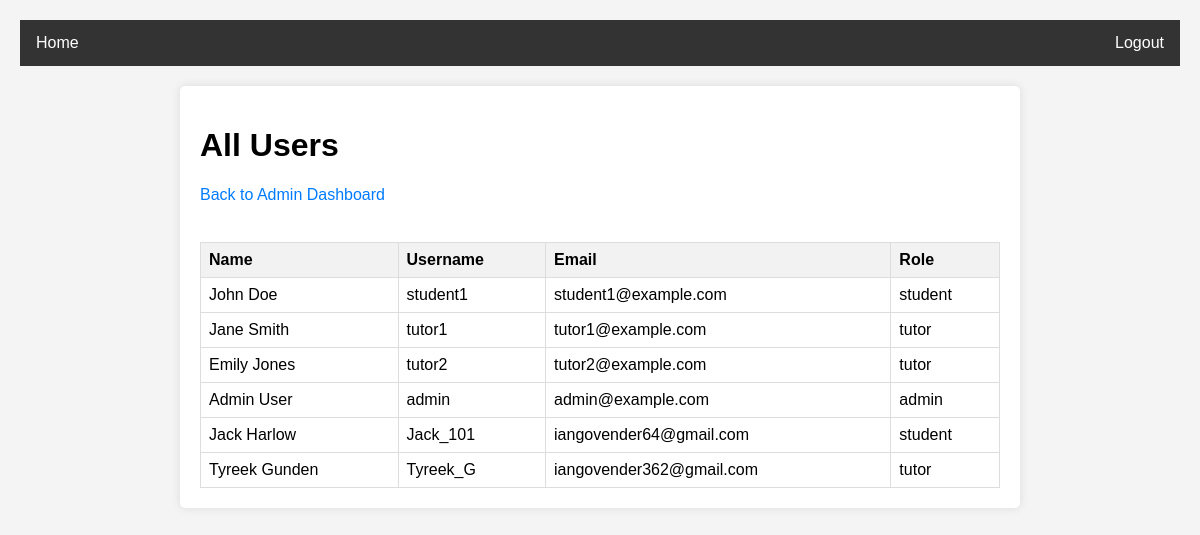
/view_all_users (signed in), run on the app's committed database.
### models.py (models this page shows)
class User(db.Model):
    __tablename__ = 'users'
    user_id = db.Column(db.Integer, primary_key=True)
    email = db.Column(db.String(120), unique=True, nullable=False)
    username = db.Column(db.String(80), unique=True, nullable=False)
    password = db.Column(db.String(120), nullable=False)
    role = db.Column(db.String(20), nullable=False)
    name = db.Column(db.String(80), nullable=False)
    surname = db.Column(db.String(80), nullable=False)

### app.py (the view)
@app.route('/view_all_users')
def view_all_users():
    if 'user_id' not in session or session['role'] != 'admin':
        flash('Please log in as an admin', 'error')
        return redirect(url_for('login'))
    users = User.query.all()
    return render_template('view_all_users.html', users=users)

### templates/view_all_users.html (shortened to what this page needs)
{% extends 'base.html' %}
{% block content %}
    <h1>All Users</h1>
    <a href="{{ url_for('admin_dashboard') }}" class="btn btn-secondary">Back to Admin Dashboard</a>
    <br><br>
    <table>
        <thead>
            <tr>
                <th>Name</th>
                <th>Username</th>
                <th>Email</th>
                <th>Role</th>
            </tr>
        </thead>
        <tbody>
            {% for user in users %}
                <tr>
                    <td>{{ user.name }} {{ user.surname }}</td>
                    <td>{{ user.username }}</td>
                    <td>{{ user.email }}</td>
                    <td>{{ user.role }}</td>
                </tr>
            {% endfor %}
        </tbody>
    </table>
{% endblock %}

### templates/base.html (style rules this page uses)
body { font-family: Arial, sans-serif; margin: 0; padding: 20px; background-color: #f4f4f4; }
table { width: 100%; border-collapse: collapse; margin-top: 20px; }
table, th, td { border: 1px solid #ddd; }
th, td { padding: 8px; text-align: left; }
th { background-color: #f2f2f2; }
a { color: #007bff; text-decoration: none; }

### data on the page
User: name "John", surname "Doe", username "student1", email "student1@example.com", role "student"
User: name "Jane", surname "Smith", username "tutor1", email "tutor1@example.com", role "tutor"
User: name "Emily", surname "Jones", username "tutor2", email "tutor2@example.com", role "tutor"
User: name "Admin", surname "User", username "admin", email "admin@example.com", role "admin"
User: name "Jack", surname "Harlow", username "Jack_101", email "iangovender64@gmail.com", role "student"
User: name "Tyreek", surname "Gunden", username "Tyreek_G", email "iangovender362@gmail.com", role "tutor"
